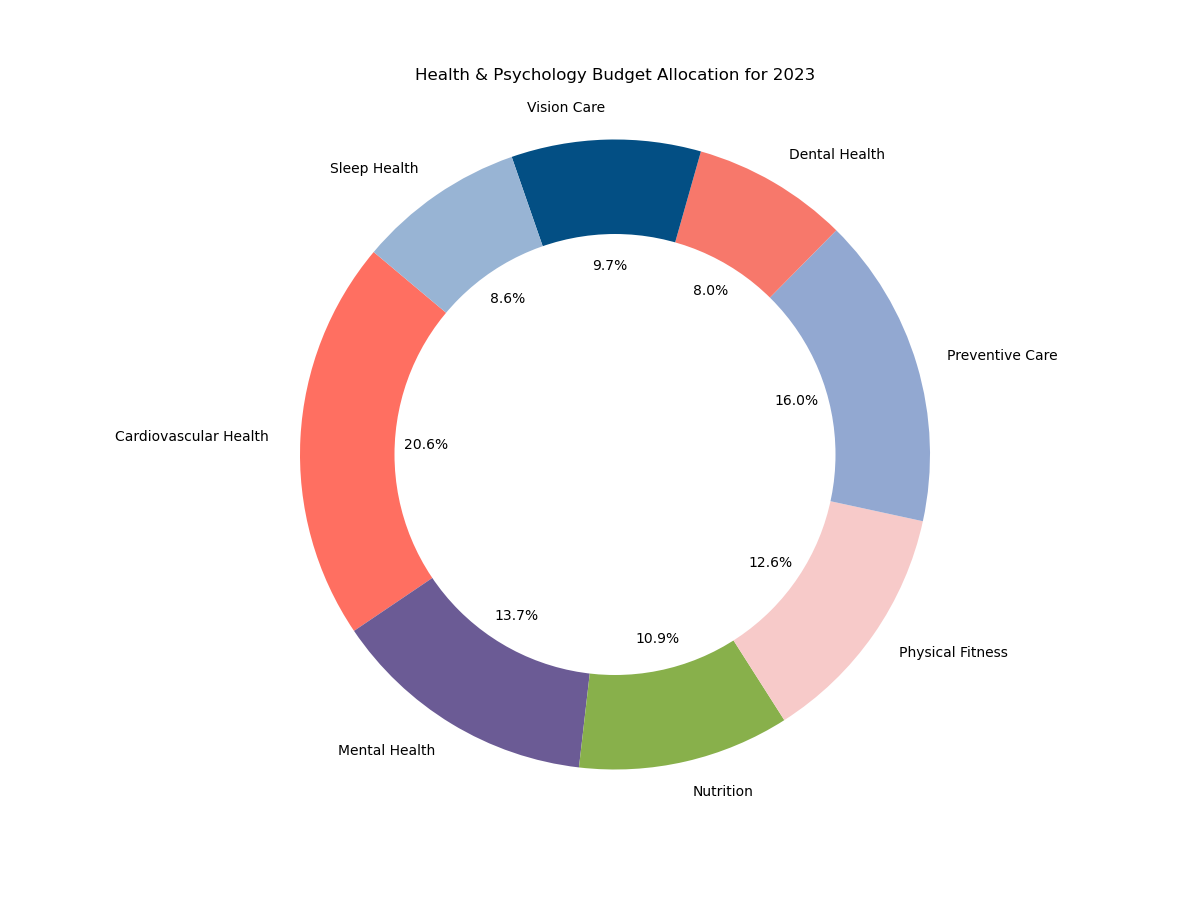

The script that drew this image:

import matplotlib.pyplot as plt

# Data to plot
categories = ['Cardiovascular Health', 'Mental Health', 'Nutrition', 'Physical Fitness', 'Preventive Care', 'Dental Health', 'Vision Care', 'Sleep Health']
values = [180, 120, 95, 110, 140, 70, 85, 75]
colors = ['#ff6f61', '#6b5b95', '#88b04b', '#f7cac9', '#92a8d1', '#f7786b', '#034f84', '#98b4d4']

# Create pie chart
plt.figure(figsize=(12, 9))
plt.pie(values, labels=categories, colors=colors, autopct='%1.1f%%', startangle=140)

# Draw a circle at the center of pie to make it look like a donut
centre_circle = plt.Circle((0,0),0.70,fc='white')
fig = plt.gcf()
fig.gca().add_artist(centre_circle)

plt.axis('equal')  # Equal aspect ratio ensures that pie is drawn as a circle.
plt.title('Health & Psychology Budget Allocation for 2023', pad=20)
plt.show()
